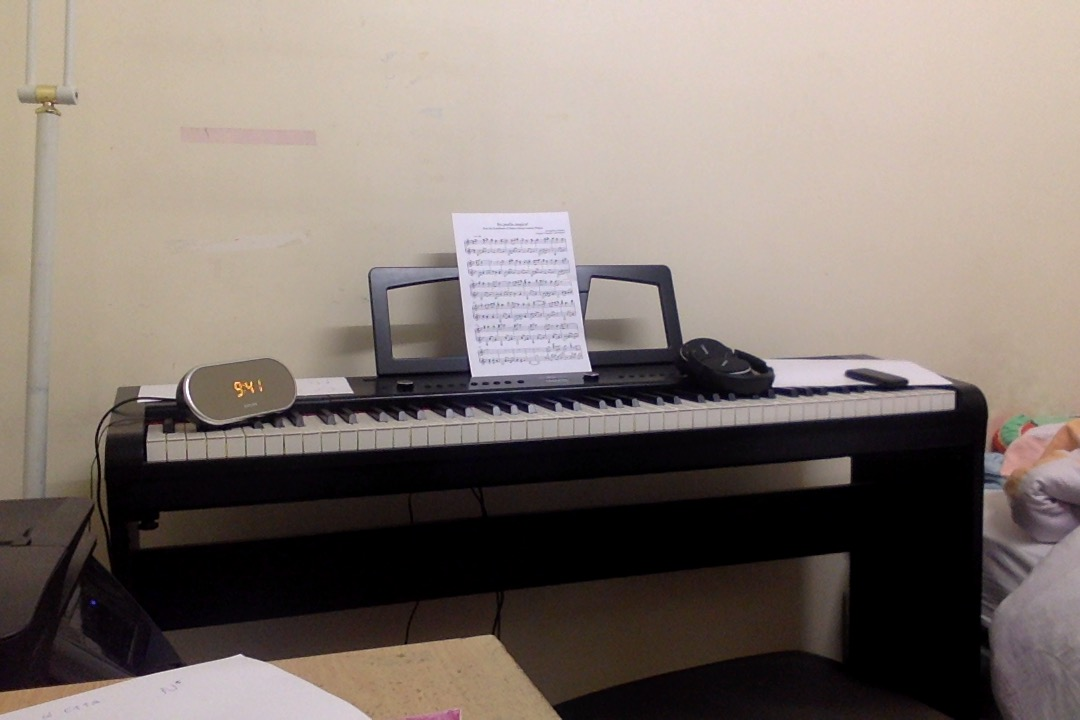
#> input picture test.jpg, 1080 x 720 px
$ python detectingEdges.py   (older library calls are emulated)
#> lines starting #> are read from the running program, lines starting #| are printed output that depends on the picture; after the words box and inside, x2 and y2 are one past the last pixel; in counts of white or black regions, pixels touching at a corner belong together
import numpy
from skimage.io import imread
from skimage.feature import canny
import mahotas as mh # for thresholding only

from pylab import imshow, show

name = raw_input("Name file: ")
#> the answer given: test.jpg
image = imread(name)
#> image is the input picture: shape (720, 1080, 3); mean R, G, B 130.6, 119.3, 112.4

if len(image.shape) == 3:
	image = image[:,:,0] # convert to 2d array
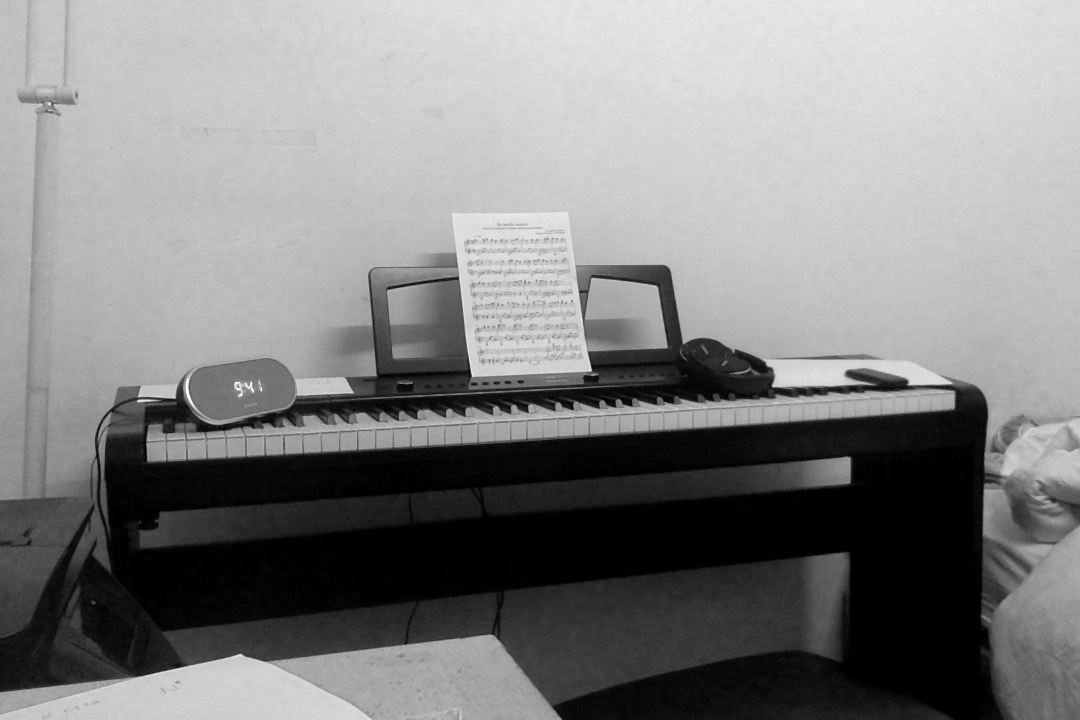
#> image: shape (720, 1080); min 0, max 255, mean 130.6

T = mh.thresholding.otsu(image)
#> T = 109

edges = canny(image, sigma = 1, low_threshold = T - 30, high_threshold = T + 20)
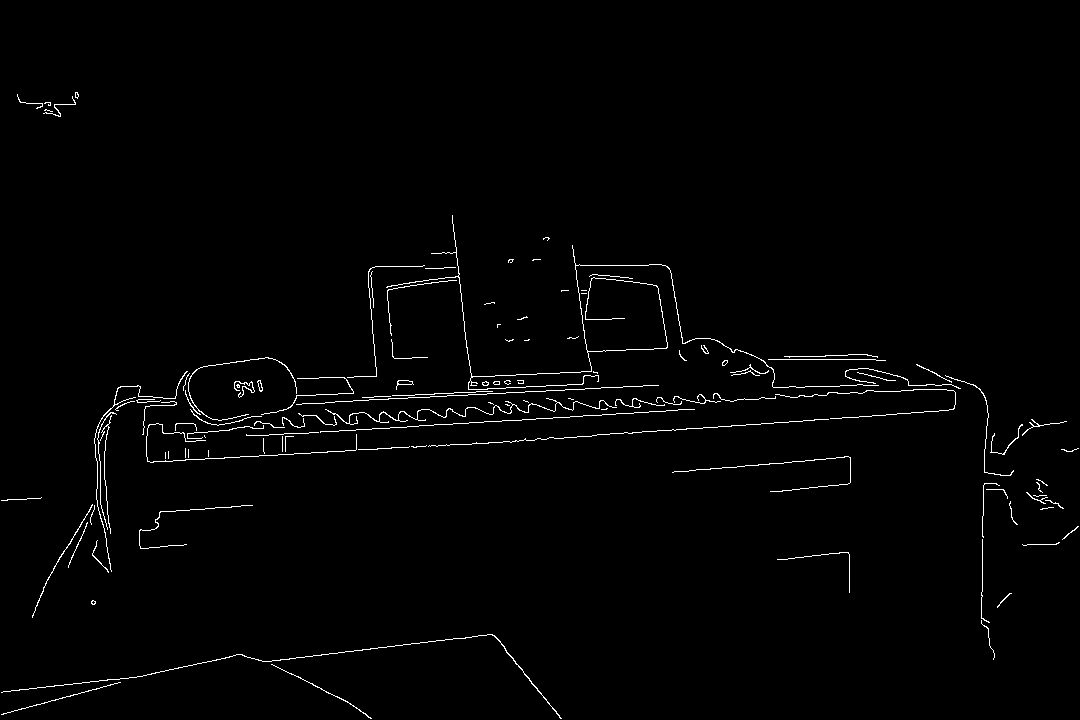
#> edges: shape (720, 1080) bool; 1.3% white in thin lines or dots, all inside (x1, y1, x2, y2) = (1, 92, 1079, 719)
imshow(edges)
show()
